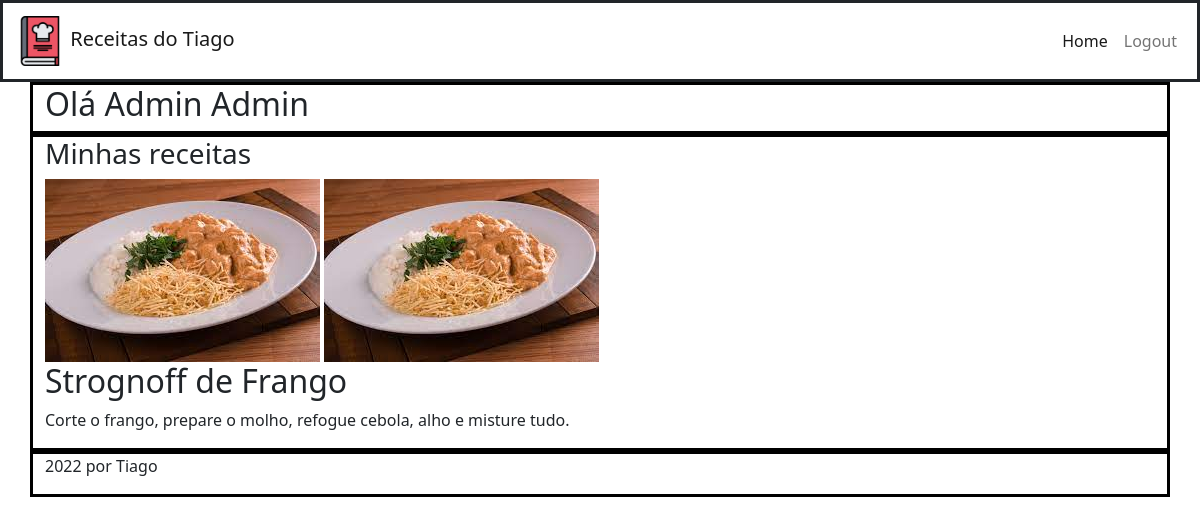
/index/ (signed in), run on an earlier commit of the app's database.
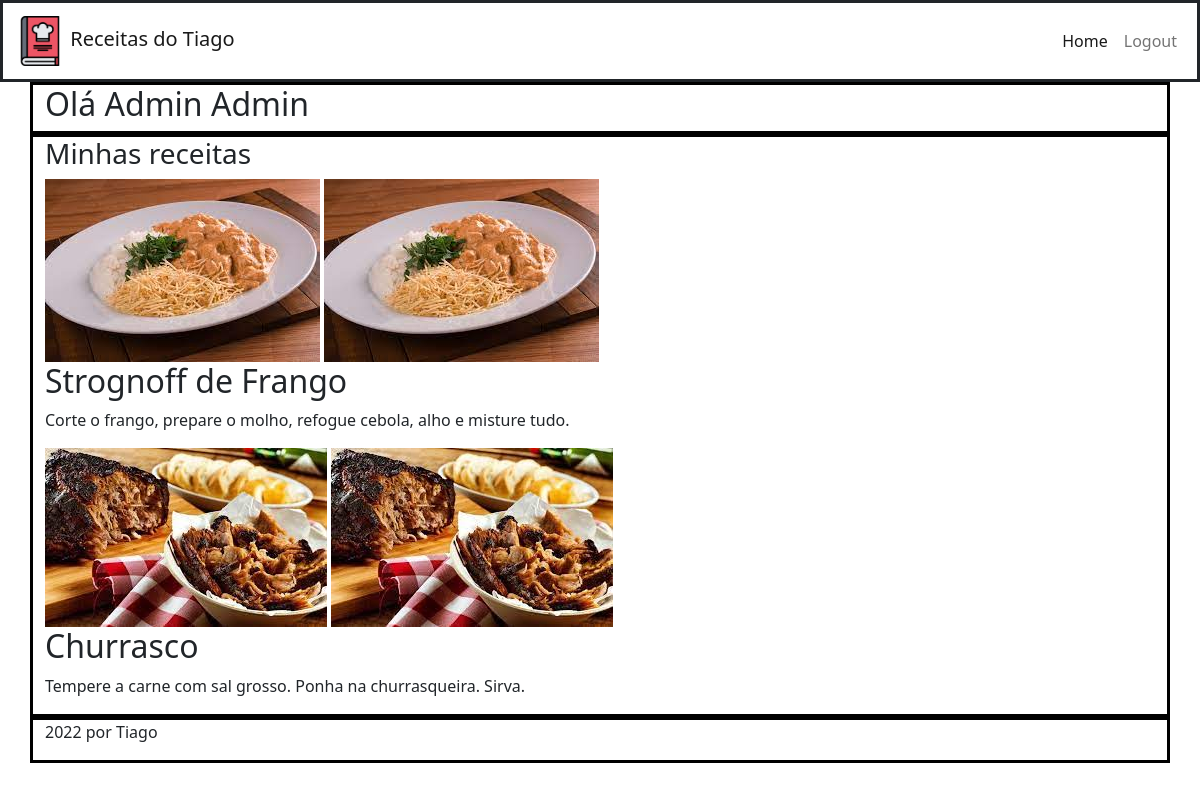
And on a later commit of the database.
### core/models.py (models this page shows, shortened)
class Profile(models.Model):
    id = models.BigIntegerField(primary_key=True)
    name = models.CharField(max_length=100, verbose_name='Nome')
    last_name = models.CharField(max_length=100, verbose_name='Sobrenome')
    about_me = models.TextField(blank=True, null=True, verbose_name='Sobre mim')
    birthday = models.DateTimeField(null=True, verbose_name='Aniversário')
    member_since = models.DateTimeField(auto_now=True, verbose_name='Member since')
    usuario = models.ForeignKey(User, on_delete=models.CASCADE)
    class Meta:
        db_table = 'profile'

class Receita(models.Model):
    foto = models.ImageField(upload_to ='img/')
    titulo = models.CharField(max_length=100)
    modo_de_fazer = models.TextField(blank=True, null=True)
    usuario = models.ForeignKey(User, on_delete=models.CASCADE)
    class Meta:
            db_table = "receita"

### core/views.py (the view)
# urls.py: path('index/', views.index),
@login_required(login_url="/login/")
def index(request):
    usuario = request.user
    profile = Profile.objects.filter(usuario=usuario)
    receita = Receita.objects.filter(usuario=usuario)
    info = {'receitas':receita, 'profiles':profile}
    return render(request, "index.html", info)

### templates/index.html
{% extends "model-page.html" %}
{% block content %}
<div class="container" style="border-style: solid; border-color: black; background-color: #FFFFFF;">
{% for profile in profiles %}
  <h2>Olá {{ profile.name }} {{ profile.last_name }}</h2>
{% endfor %}
</div>
<div class="container" style="border-style: solid; border-color: black; background-color: #FFFFFF;">
<h3>Minhas receitas</h3>
{% for receita in receitas %}
    <img src ="{{ receita.foto }}">
    <img src="{{ receita.foto.url }}" alt="">
    <h2> {{ receita.titulo }}</h2>
    <p> {{ receita.modo_de_fazer }}</p>
{% endfor %}
</div>
{% endblock %}

### templates/model-page.html
<!DOCTYPE html>
<html lang="pt-br">
<head>
    {% include "model-header.html" %}
</head>
<body style="background-color:white">
    {% block content %} {% endblock %}
    {% include "model-footer.html" %}
</body>
</html>

### templates/model-header.html (shortened to what this page needs)
{% load static %}
<link href="https://cdn.jsdelivr.net/npm/bootstrap@5.1.3/dist/css/bootstrap.min.css" rel="stylesheet">
<nav class="navbar navbar-expand-lg navbar-light" style="background-color: #FFFFFF; border-style: solid;">
    <div class="container-fluid">
      <a class="navbar-brand" href="#">
        <img src="{% static 'images/logo.png' %}" alt="logo" style="width: 50px;">
        Receitas do Tiago</a>
      <div class="collapse navbar-collapse justify-content-end" id="navbarSupportedContent">
        <ul class="navbar-nav">
          <li class="nav-item">
            <a class="nav-link active" aria-current="page" href="/index/">Home</a>
          </li>
           <li class="nav-item">
            <a class="nav-link" href="/logout">Logout</a>
          </li>
        </ul>
      </div>
    </div>
  </nav>

### templates/model-footer.html
<div class="container" style="border-style: solid; border-color: black; background-color: #FFFFFF;">
<p>2022 por Tiago</p>
</div>

What changed in the data, as far as the page shows it:
added Receita: foto (picture), titulo "Churrasco", modo_de_fazer "Tempere a carne com sal grosso. Ponha na churrasqueira. Sirva."
